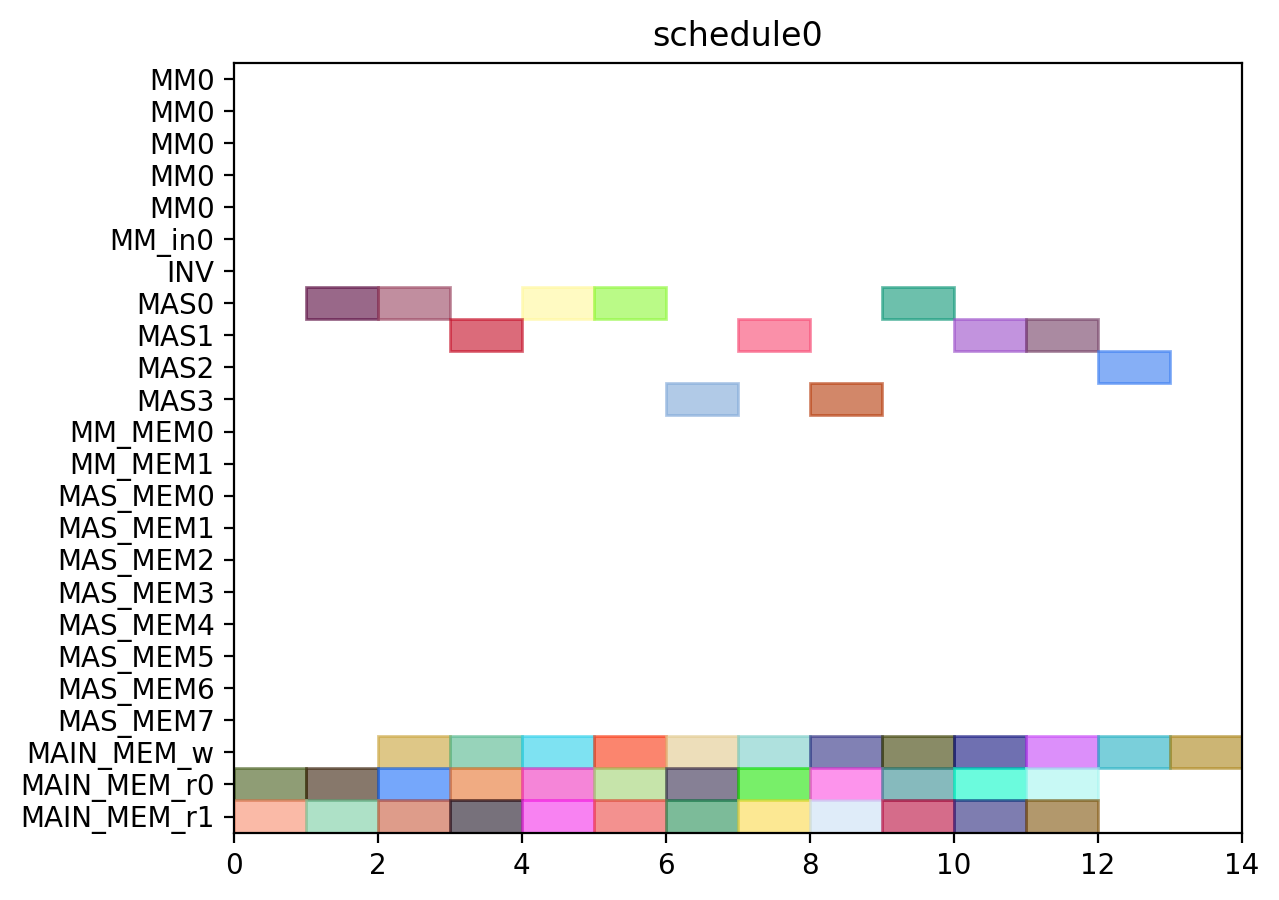

This chart was generated by the following Python code:
from pyschedule import Scenario, solvers, plotters, alt


def solve():
	horizon = 90
	S = Scenario("schedule0", horizon=horizon)

	# resource
	MM = S.Resources('MM', num=1, size=5)
	MM_in = S.Resources('MM_in', num=1)
	INV = S.Resource('INV')
	MAS = S.Resources('MAS', num=4, size=1, periods=range(1, horizon))
	MM_MEM = S.Resources('MM_MEM', num=2)
	MAS_MEM = S.Resources('MAS_MEM', num=8)
	MAIN_MEM_w = S.Resource('MAIN_MEM_w', size=1)
	MAIN_MEM_r = S.Resources('MAIN_MEM_r', num=2)

	# result of previous scheduling

	# new tasks
	c000 = S.Task('c000', length=1, delay_cost=1)
	c000 += alt(MAS)

	S += 0<c000

	c000_mem0 = S.Task('c000_mem0', length=1, delay_cost=1)
	c000_mem0 += MAIN_MEM_r[0]
	S += c000_mem0 <= c000

	c000_mem1 = S.Task('c000_mem1', length=1, delay_cost=1)
	c000_mem1 += MAIN_MEM_r[1]
	S += c000_mem1 <= c000

	c000_w = S.Task('c000_w', length=1, delay_cost=1)
	c000_w += alt(MAIN_MEM_w)
	S += c000 <= c000_w

	c001 = S.Task('c001', length=1, delay_cost=1)
	c001 += alt(MAS)

	S += 0<c001

	c001_mem0 = S.Task('c001_mem0', length=1, delay_cost=1)
	c001_mem0 += MAIN_MEM_r[0]
	S += c001_mem0 <= c001

	c001_mem1 = S.Task('c001_mem1', length=1, delay_cost=1)
	c001_mem1 += MAIN_MEM_r[1]
	S += c001_mem1 <= c001

	c001_w = S.Task('c001_w', length=1, delay_cost=1)
	c001_w += alt(MAIN_MEM_w)
	S += c001 <= c001_w

	c010 = S.Task('c010', length=1, delay_cost=1)
	c010 += alt(MAS)

	S += 0<c010

	c010_mem0 = S.Task('c010_mem0', length=1, delay_cost=1)
	c010_mem0 += MAIN_MEM_r[0]
	S += c010_mem0 <= c010

	c010_mem1 = S.Task('c010_mem1', length=1, delay_cost=1)
	c010_mem1 += MAIN_MEM_r[1]
	S += c010_mem1 <= c010

	c010_w = S.Task('c010_w', length=1, delay_cost=1)
	c010_w += alt(MAIN_MEM_w)
	S += c010 <= c010_w

	c011 = S.Task('c011', length=1, delay_cost=1)
	c011 += alt(MAS)

	S += 0<c011

	c011_mem0 = S.Task('c011_mem0', length=1, delay_cost=1)
	c011_mem0 += MAIN_MEM_r[0]
	S += c011_mem0 <= c011

	c011_mem1 = S.Task('c011_mem1', length=1, delay_cost=1)
	c011_mem1 += MAIN_MEM_r[1]
	S += c011_mem1 <= c011

	c011_w = S.Task('c011_w', length=1, delay_cost=1)
	c011_w += alt(MAIN_MEM_w)
	S += c011 <= c011_w

	c100 = S.Task('c100', length=1, delay_cost=1)
	c100 += alt(MAS)

	S += 0<c100

	c100_mem0 = S.Task('c100_mem0', length=1, delay_cost=1)
	c100_mem0 += MAIN_MEM_r[0]
	S += c100_mem0 <= c100

	c100_mem1 = S.Task('c100_mem1', length=1, delay_cost=1)
	c100_mem1 += MAIN_MEM_r[1]
	S += c100_mem1 <= c100

	c100_w = S.Task('c100_w', length=1, delay_cost=1)
	c100_w += alt(MAIN_MEM_w)
	S += c100 <= c100_w

	c101 = S.Task('c101', length=1, delay_cost=1)
	c101 += alt(MAS)

	S += 0<c101

	c101_mem0 = S.Task('c101_mem0', length=1, delay_cost=1)
	c101_mem0 += MAIN_MEM_r[0]
	S += c101_mem0 <= c101

	c101_mem1 = S.Task('c101_mem1', length=1, delay_cost=1)
	c101_mem1 += MAIN_MEM_r[1]
	S += c101_mem1 <= c101

	c101_w = S.Task('c101_w', length=1, delay_cost=1)
	c101_w += alt(MAIN_MEM_w)
	S += c101 <= c101_w

	c110 = S.Task('c110', length=1, delay_cost=1)
	c110 += alt(MAS)

	S += 0<c110

	c110_mem0 = S.Task('c110_mem0', length=1, delay_cost=1)
	c110_mem0 += MAIN_MEM_r[0]
	S += c110_mem0 <= c110

	c110_mem1 = S.Task('c110_mem1', length=1, delay_cost=1)
	c110_mem1 += MAIN_MEM_r[1]
	S += c110_mem1 <= c110

	c110_w = S.Task('c110_w', length=1, delay_cost=1)
	c110_w += alt(MAIN_MEM_w)
	S += c110 <= c110_w

	c111 = S.Task('c111', length=1, delay_cost=1)
	c111 += alt(MAS)

	S += 0<c111

	c111_mem0 = S.Task('c111_mem0', length=1, delay_cost=1)
	c111_mem0 += MAIN_MEM_r[0]
	S += c111_mem0 <= c111

	c111_mem1 = S.Task('c111_mem1', length=1, delay_cost=1)
	c111_mem1 += MAIN_MEM_r[1]
	S += c111_mem1 <= c111

	c111_w = S.Task('c111_w', length=1, delay_cost=1)
	c111_w += alt(MAIN_MEM_w)
	S += c111 <= c111_w

	c200 = S.Task('c200', length=1, delay_cost=1)
	c200 += alt(MAS)

	S += 0<c200

	c200_mem0 = S.Task('c200_mem0', length=1, delay_cost=1)
	c200_mem0 += MAIN_MEM_r[0]
	S += c200_mem0 <= c200

	c200_mem1 = S.Task('c200_mem1', length=1, delay_cost=1)
	c200_mem1 += MAIN_MEM_r[1]
	S += c200_mem1 <= c200

	c200_w = S.Task('c200_w', length=1, delay_cost=1)
	c200_w += alt(MAIN_MEM_w)
	S += c200 <= c200_w

	c201 = S.Task('c201', length=1, delay_cost=1)
	c201 += alt(MAS)

	S += 0<c201

	c201_mem0 = S.Task('c201_mem0', length=1, delay_cost=1)
	c201_mem0 += MAIN_MEM_r[0]
	S += c201_mem0 <= c201

	c201_mem1 = S.Task('c201_mem1', length=1, delay_cost=1)
	c201_mem1 += MAIN_MEM_r[1]
	S += c201_mem1 <= c201

	c201_w = S.Task('c201_w', length=1, delay_cost=1)
	c201_w += alt(MAIN_MEM_w)
	S += c201 <= c201_w

	c210 = S.Task('c210', length=1, delay_cost=1)
	c210 += alt(MAS)

	S += 0<c210

	c210_mem0 = S.Task('c210_mem0', length=1, delay_cost=1)
	c210_mem0 += MAIN_MEM_r[0]
	S += c210_mem0 <= c210

	c210_mem1 = S.Task('c210_mem1', length=1, delay_cost=1)
	c210_mem1 += MAIN_MEM_r[1]
	S += c210_mem1 <= c210

	c210_w = S.Task('c210_w', length=1, delay_cost=1)
	c210_w += alt(MAIN_MEM_w)
	S += c210 <= c210_w

	c211 = S.Task('c211', length=1, delay_cost=1)
	c211 += alt(MAS)

	S += 0<c211

	c211_mem0 = S.Task('c211_mem0', length=1, delay_cost=1)
	c211_mem0 += MAIN_MEM_r[0]
	S += c211_mem0 <= c211

	c211_mem1 = S.Task('c211_mem1', length=1, delay_cost=1)
	c211_mem1 += MAIN_MEM_r[1]
	S += c211_mem1 <= c211

	c211_w = S.Task('c211_w', length=1, delay_cost=1)
	c211_w += alt(MAIN_MEM_w)
	S += c211 <= c211_w

	solvers.mip.solve(S,msg=1,kind='CPLEX',ratio_gap=1.01)

	solution = [['hoge']*len(S.solution()[1]) for i in range(len(S.solution()))]
	for i in range(len(S.solution())):
		for j in range(len(S.solution()[i])):
			solution[i][j]=str(S.solution()[i][j])
	print(solution)

	cycles = int(solution[-1][3])

	pic_file_name = "/home/mfukuda/ABE/python/multiRAM_multiMAS/scheduling_result/stage5MM1_stage1MAS4/CONJ/schedule0.png"
	if(S.solution() != []):
		plotters.matplotlib.plot(S,img_filename=pic_file_name, show_task_labels=False, fig_size=(cycles*0.25+3, 5))

	return solution
